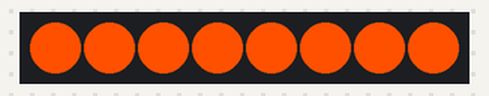
A sketch run on a simulated Arduino Uno, built with avr-gcc and run on an emulated ATmega328P. On the bench: 8 RGB LEDs in strip order, left to right.

Above: at 0.1 s.
At 1.1 s:
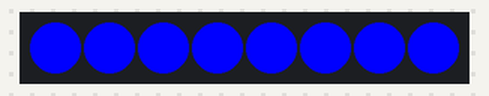
Timing chart, 0 to 130.0 s (numbered marks = the images above):
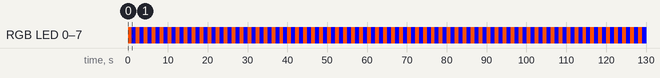

The sketch:

RGB_Controller.ino
```cpp
/*
  RGB_Controller.ino
  Example for individually addressable LEDs (Neopixels).
  Use Adafruit_NeoPixel library.
*/

#include <Adafruit_NeoPixel.h>
#define PIN 6
#define NUMPIXELS 8

Adafruit_NeoPixel strip(NUMPIXELS, PIN, NEO_GRB + NEO_KHZ800);

void setup() {
  strip.begin();
  strip.show();
}

void loop() {
  // Cycle colors
  for (int i = 0; i < NUMPIXELS; i++) {
    strip.setPixelColor(i, strip.Color(255, 80, 0)); // Warm orange
  }
  strip.show();
  delay(1000);

  for (int i = 0; i < NUMPIXELS; i++) {
    strip.setPixelColor(i, strip.Color(0, 0, 255)); // Cool blue
  }
  strip.show();
  delay(1000);
}
```

Measured:
- by itself, RGB LED 0–7: alternates RGB(255, 80, 0) for 1.0 s and RGB(0, 0, 255) for 1.0 s
